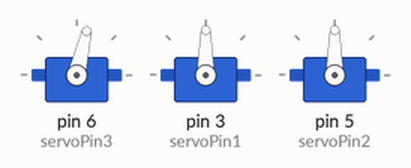
The sketch below on a simulated Arduino Uno, built with avr-gcc and run on an emulated ATmega328P. Shown: 3 × servo.

Above: at 0.05 s.
At 0.5 s:
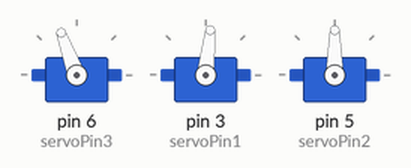
At 0.75 s:
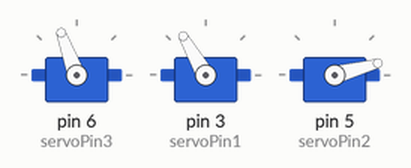
At 1.0 s:
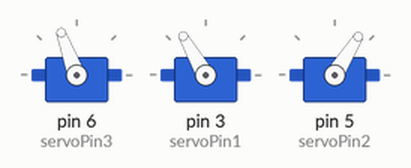
At 1.45 s:
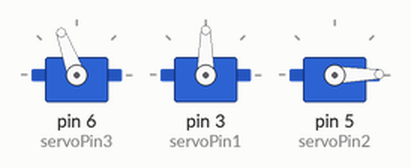
At 1.95 s:
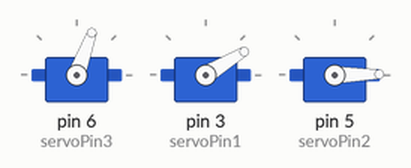
Timing chart, 0 to 4.5 s (numbered marks = the images above):
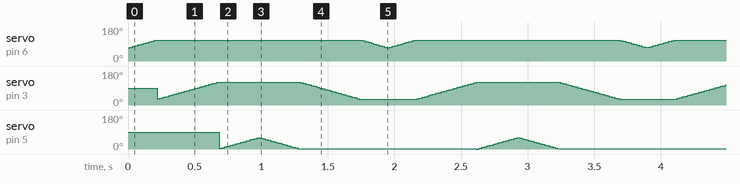

The sketch:

2.ino
```cpp
/**
 * SG90
 */
// 라이브러리 사용
#include <Servo.h>

// 서보객체 생성
Servo myservo1;
Servo myservo2;
Servo myservo3;


// 서버 연결핀
const int servoPin1 = 3;
const int servoPin2 = 5;
const int servoPin3 = 6;
int minPulse = 600; // 60 micro seconds
int maxPulse = 2500; // 2500 micro second

void setup(){

  myservo3.attach(servoPin3, minPulse, maxPulse);
  myservo1.attach(servoPin1, minPulse, maxPulse);
  myservo2.attach(servoPin2, minPulse, maxPulse);
}

void loop() {
  int speed = 1;

for(int k=70;k<=110;k++){
  myservo3.write(k);
  delay(5);
}

  // 60deg 가속
  for(int i=30;i<=120;i++){
    myservo1.write(i);
    delay(5);
  }

for(int j=0;j<=60;j++){
  myservo2.write(j);
  delay(5);
}

for(int j=60;j>0;j--){
  myservo2.write(j);
  delay(5);
}

    // 역방향
  for(int i=120;i>30;i--){
    myservo1.write(i);
    delay(5);
  }
for(int k=110;k>70;k--){
    myservo3.write(k);
    delay(5);
  }

}
```
